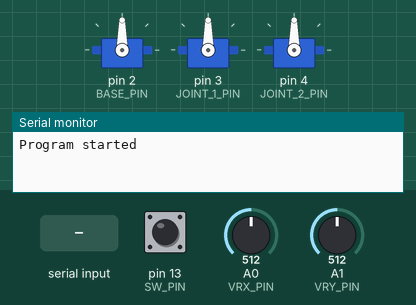
This sketch was run on a simulated Arduino Uno, built with avr-gcc and run on an emulated ATmega328P. Parts: 3 × servo, the last lines printed to the serial monitor. The inputs (shaded band) are chosen by the test bench; at power-on: A0 (VRX_PIN) = 512, A1 (VRY_PIN) = 512, pin 13 (SW_PIN) HIGH.

Above: at 1.2 s.
1.3 s: A0 (VRX_PIN) set to 416
2.8 s: A0 (VRX_PIN) set to 386
At 3.26 s:
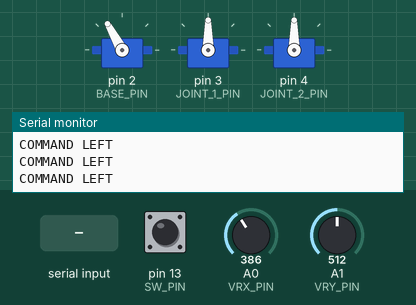
At 4.7 s:
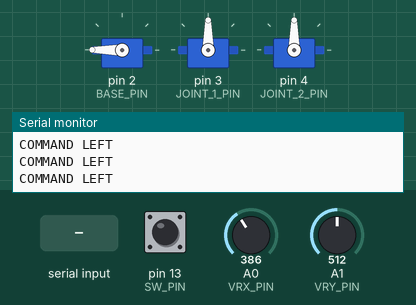
5.8 s: A1 (VRY_PIN) set to 416
8.8 s: A1 (VRY_PIN) set to 387
At 10.6 s:
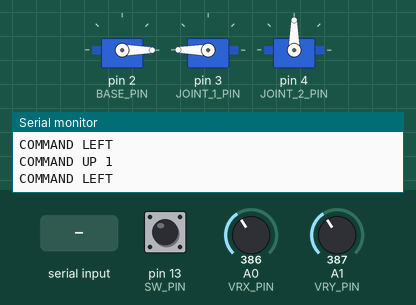
11.8 s: "z" received over Serial
14.8 s: A0 (VRX_PIN) set to 410
At 16.1 s:
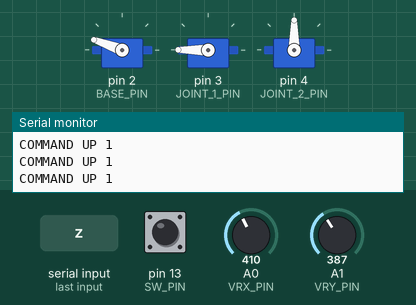
Timing chart, 0 to 21.9 s (numbered marks = the images above; inputs shaded):
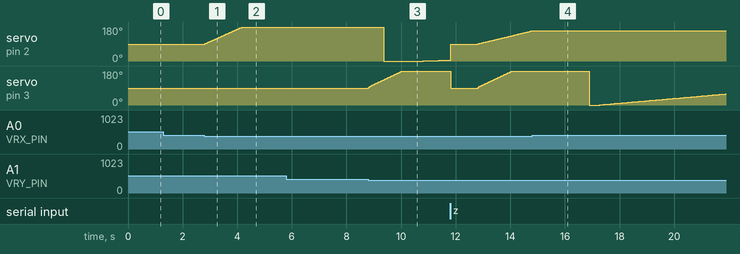

Measured:
- the behaviour switches between 400 and 399 on A0 (VRX_PIN) (found by bisection; images 0 and 1)
- the behaviour switches between 400 and 399 on A1 (VRY_PIN) (found by bisection; images 2 and 3)
- after the input at 1.3 s, every drawn part: stays the same
- after the input at 2.8 s, servo on pin 2 (BASE_PIN): moves from 90° to 180° over 1.4 s, starting at once
- after the input at 8.8 s, servo on pin 3 (JOINT_1_PIN): moves from 90° to 180° over 1.2 s, starting at once
- after the input at 14.8 s, servo on pin 2 (BASE_PIN): goes on until 14.8 s, then stays 160°

The sketch:

Robot_MKII.ino
```cpp
#include "Robot_MKII_main.h"

void setup() {
  Serial.begin(9600);

  base.attach(BASE_PIN);
  joint_1.attach(JOINT_1_PIN);
  joint_2.attach(JOINT_2_PIN);

  pos_base = base.read();
  pos_j1   = joint_1.read();
  pos_j2   = joint_2.read();

  pinMode(SW_PIN, INPUT);
  digitalWrite(13, LOW);
  Serial.println("Program started");
}

void loop() {
  if (Serial.available() > 0 && Serial.read() == 'z')
     zeroingFunction();

  readJoystick();

  if (pressed){
    controlJoint_2();
  } else {
    controlJoint_1();
  }

  controlBase();

  delay(15);
}

void controlJoint_1(){
  if (command & COMMAND_UP) {
    Serial.println("COMMAND UP 1");
    pos_j1+=2;
    joint_1.write(pos_j1);
  }

  if (command & COMMAND_DOWN) {
    Serial.println("COMMAND DOWN 1");
    pos_j1-=2;
    joint_1.write(pos_j1);
  }
}

void controlJoint_2(){
  if (command & COMMAND_UP) {
    Serial.println("COMMAND UP 2");
    pos_j2++;
    joint_2.write(pos_j2);
  }

  if (command & COMMAND_DOWN) {
    Serial.println("COMMAND DOWN 2");
    pos_j2--;
    joint_2.write(pos_j2);
  }
}

void controlBase(){
  if (command & COMMAND_LEFT) {
    Serial.println("COMMAND LEFT");
    pos_base++;
    base.write(pos_base);
  }

  if (command & COMMAND_RIGHT) {
    Serial.println("COMMAND RIGHT");
    pos_base--;
    base.write(pos_base);
  }
}

void readJoystick(){
  bValue = digitalRead(SW_PIN);
  xValue = analogRead(VRX_PIN);
  yValue = analogRead(VRY_PIN);
  // converts the analog value to commands
  // reset commands
  command = COMMAND_NO;

  // check left/right commands
  if (xValue < LEFT_THRESHOLD)
    command = command | COMMAND_LEFT;
  else if (xValue > RIGHT_THRESHOLD)
    command = command | COMMAND_RIGHT;

  // check up/down commands
  if (yValue < UP_THRESHOLD)
    command = command | COMMAND_UP;
  else if (yValue > DOWN_THRESHOLD)
    command = command | COMMAND_DOWN;
  // Check button state with threshold
  if(bValue == 0){
    bCount++;
    if(bCount>10) pressed = true;
    else          pressed = false;
  }else bCount = 0;
}

void zeroingFunction() {
  base.write(90);
  joint_1.write(90);
  joint_2.write(90);
  xValue = 0;
  yValue = 0;
  pos_base = 90;
  pos_j1 = 90;
  pos_j2 = 90;
  delay(1000);
  Serial.println("Zeroing completed.");
}
```

Robot_MKII_main.h
```cpp
#define VRX_PIN  A0 // Arduino pin connected to VRX pin
#define VRY_PIN  A1 // Arduino pin connected to VRY pin
#define SW_PIN   13  // Arduino pin connected to SW  pin

#define LEFT_THRESHOLD  400
#define RIGHT_THRESHOLD 800
#define UP_THRESHOLD    400
#define DOWN_THRESHOLD  800

#define COMMAND_NO     0x00
#define COMMAND_LEFT   0x01
#define COMMAND_RIGHT  0x02
#define COMMAND_UP     0x04
#define COMMAND_DOWN   0x08

#include <Servo.h>
#define BASE_PIN 2
#define JOINT_1_PIN 3
#define JOINT_2_PIN 4

int t = millis();

int pos_base = 0;
int pos_j1 = 0;
int pos_j2 = 0;
Servo base, joint_1, joint_2;

bool pressed = false;
int xValue = 0 ; // To store value of the X axis
int yValue = 0 ; // To store value of the Y axis
int bValue = 1; // To store value of the button
int command = COMMAND_NO;
unsigned long buttonPressTime = 0;  // Time when button was pressed
unsigned long buttonHoldDuration = 0;
  int bCount = 0;


void zeroingFunction();
void readJoystick();
```
